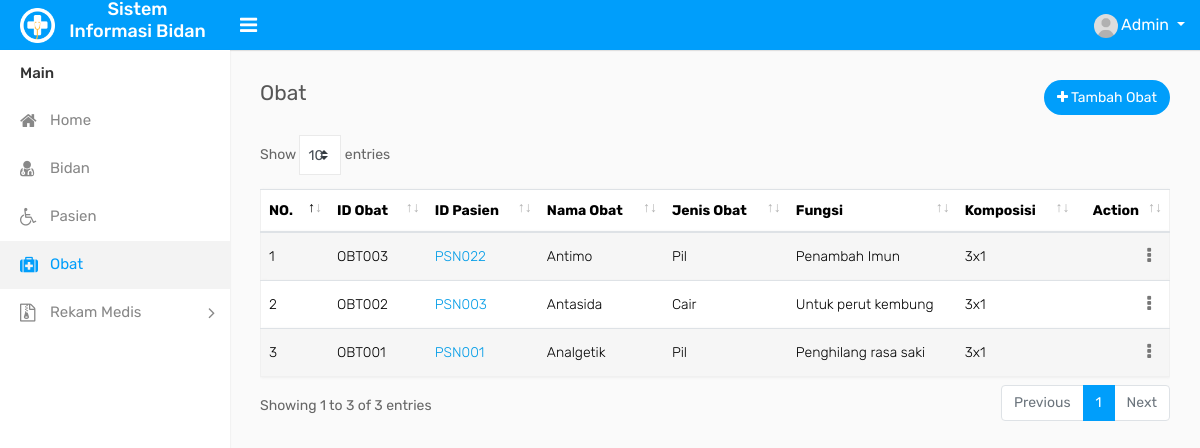
Page /obat.php (signed in) on the committed database.
### tables this page shows
CREATE TABLE `obat` (
  `id_obat` varchar(8) NOT NULL,
  `id_pasien` varchar(8) NOT NULL,
  `nama_obat` varchar(15) NOT NULL,
  `jenis_obat` varchar(15) NOT NULL,
  `fungsi` varchar(20) NOT NULL,
  `komposisi` varchar(10) NOT NULL
);

### function.php (called while the page is built, shortened)
<?php
$conn = mysqli_connect("localhost", "root", "", "db_bidan");
function tampil($query) {
	global $conn;
	$result = mysqli_query($conn, $query);
	$rows = [];
	while($row = mysqli_fetch_assoc($result)){
		$rows[] = $row;
	}
	return $rows;
}
?>

### obat.php (the view, shortened to what this page needs)
<?php
require 'function.php';
$data = tampil("SELECT * FROM obat ORDER BY id_obat DESC");
?>
<!DOCTYPE html>
<html>
<head>
    <link rel="stylesheet" type="text/css" href="assets/css/bootstrap.min.css">
    <link rel="stylesheet" type="text/css" href="assets/css/font-awesome.min.css">
    <link rel="stylesheet" type="text/css" href="assets/css/select2.min.css">
    <link rel="stylesheet" type="text/css" href="assets/css/dataTables.bootstrap4.min.css">
    <link rel="stylesheet" type="text/css" href="assets/css/bootstrap-datetimepicker.min.css">
    <link rel="stylesheet" type="text/css" href="assets/css/style.css">
</head>
<body>
    <div class="main-wrapper">
        <div class="header">
            <div class="header-left">
                <a href="index.php" class="logo">
                    <img src="assets/img/logo.png" width="35" height="35" alt=""> <span><h4>Sistem Informasi Bidan</h4></span>
                </a>
            </div>
            <a id="toggle_btn" href="javascript:void(0);"><i class="fa fa-bars"></i></a>
            <ul class="nav user-menu float-right">
                <li class="nav-item dropdown has-arrow">
                    <a href="#" class="dropdown-toggle nav-link user-link" data-toggle="dropdown">
                        <span class="user-img">
                            <img class="rounded-circle" src="assets/img/user.jpg" width="24" alt="Admin">
                        </span>
                        <span>Admin</span>
                    </a>
                </li>
            </ul>
        </div>
        <div class="sidebar" id="sidebar">
            <div class="sidebar-inner slimscroll">
                <div id="sidebar-menu" class="sidebar-menu">
                    <ul>
                        <li class="menu-title">Main</li>
                        <li>
                            <a href="index.php"><i class="fa fa-home"></i> <span>Home</span></a>
                        </li>
                        <li>
                            <a href="bidan.php"><i class="fa fa-user-md"></i> <span>Bidan</span></a>
                        </li>
                        <li>
                            <a href="pasien.php"><i class="fa fa-wheelchair"></i> <span>Pasien</span></a>
                        </li>
                        <li class="active">
                            <a href="obat.php"><i class="fa fa-medkit"></i> <span>Obat</span></a>
                        </li>
                        <li class="submenu">
                            <a href="#"><i class="fa fa-file-archive-o"></i> <span> Rekam Medis </span> <span class="menu-arrow"></span></a>
                        </li>
                    </ul>
                </div>
            </div>
        </div>
        <div class="page-wrapper">
            <div class="content">
                <div class="row">
                    <div class="col-sm-4 col-3">
                        <h4 class="page-title">Obat</h4>
                    </div>
                    <div class="col-sm-8 col-9 text-right m-b-20">
                        <a href="tambah-obat.php" class="btn btn btn-primary btn-rounded float-right"><i class="fa fa-plus"></i> Tambah Obat</a>
                    </div>
                </div>
                <div class="row">
                    <div class="col-md-12">
                        <div class="table-responsive">
                            <table class="table table-border table-striped custom-table datatable mb-0">
                                <thead>
                                    <tr>
                                        <th>NO.</th>
                                        <th>ID Obat</th>
                                        <th>ID Pasien</th>
                                        <th>Nama Obat</th>
                                        <th>Jenis Obat</th>
                                        <th>Fungsi</th>
                                        <th>Komposisi</th>
                                        <th class="text-right">Action</th>
                                    </tr>
                                </thead>
                                <tbody>
                                <?php $no = 1; ?>
                                <?php foreach ($data as $mts) : ?>
                                        <tr>
                                            <td><?= $no; ?></td>
                                            <td> <?= $mts['id_obat']; ?></td>
                                            <td><a href="pasien.php"><?= $mts['id_pasien']; ?></a></td>
                                            <td><?= $mts['nama_obat']; ?></td>
                                            <td><?= $mts['jenis_obat']; ?></td>
                                            <td><?= $mts['fungsi']; ?></td>
                                            <td><?= $mts['komposisi']; ?></td>
                                            <td class="text-right">
                                                <div class="dropdown dropdown-action">
                                                    <a href="#" class="action-icon dropdown-toggle" data-toggle="dropdown" aria-expanded="false"><i class="fa fa-ellipsis-v"></i></a>
                                                </div>
                                            </td>
                                        </tr>
                                <?php $no++; ?>
                                <?php endforeach; ?>
                                </tbody>
                            </table>
                        </div>
                    </div>
                </div>
            </div>
        </div>
    </div>
</body>
</html>

### rows in the picture
obat: id_obat "OBT003", id_pasien "PSN022", nama_obat "Antimo", jenis_obat "Pil", fungsi "Penambah Imun", komposisi "3x1"
obat: id_obat "OBT002", id_pasien "PSN003", nama_obat "Antasida", jenis_obat "Cair", fungsi "Untuk perut kembung", komposisi "3x1"
obat: id_obat "OBT001", id_pasien "PSN001", nama_obat "Analgetik", jenis_obat "Pil", fungsi "Penghilang rasa saki", komposisi "3x1"
